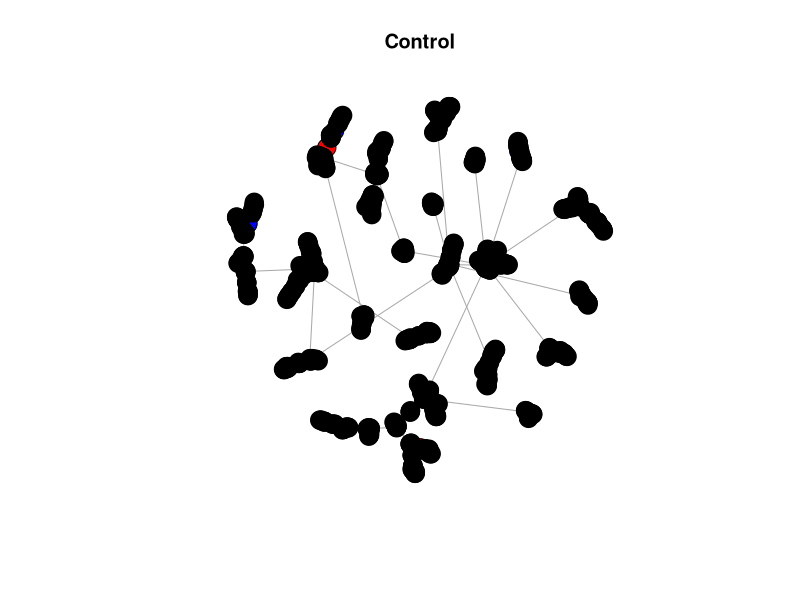
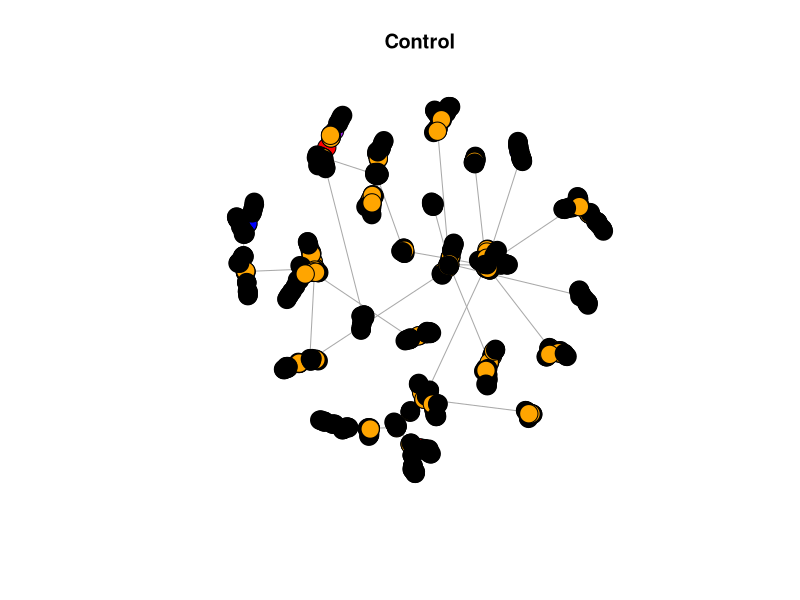
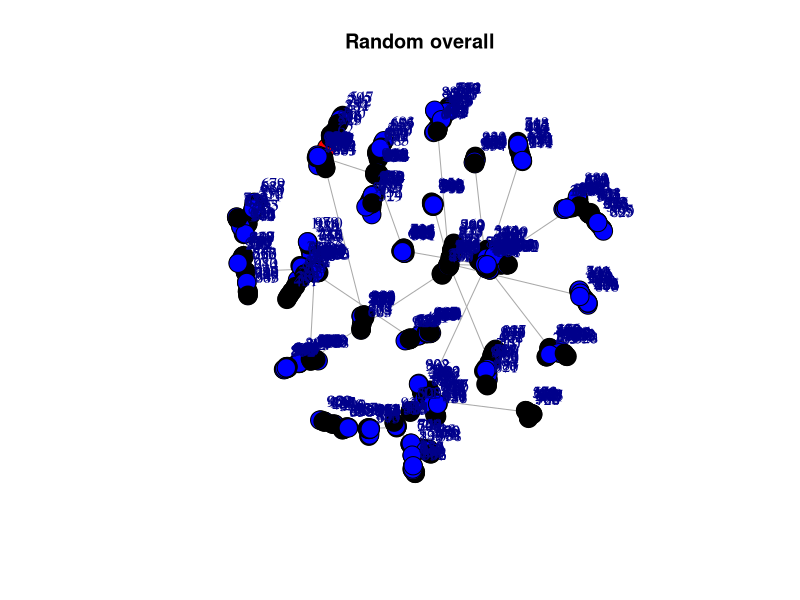
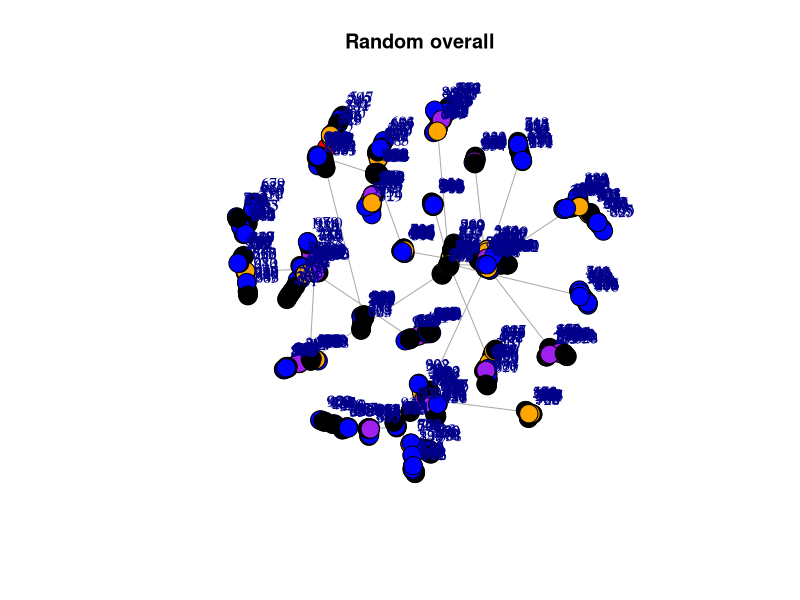
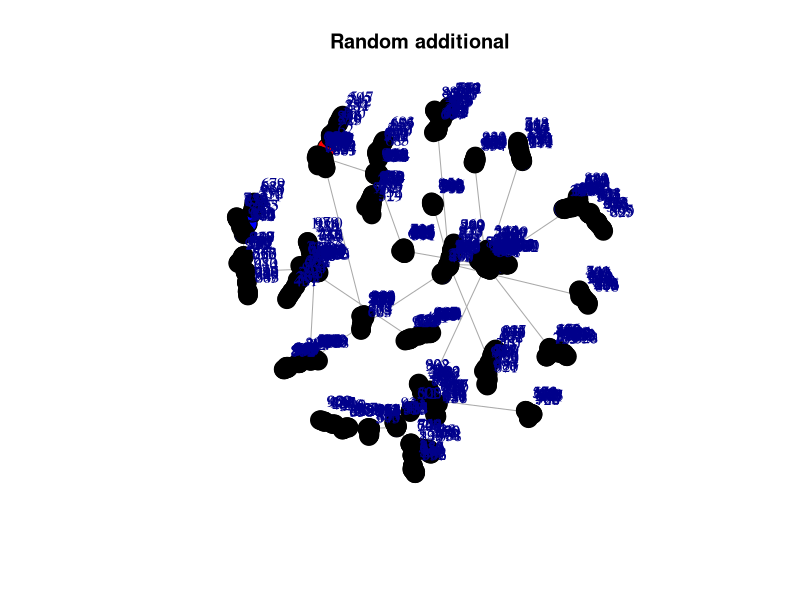
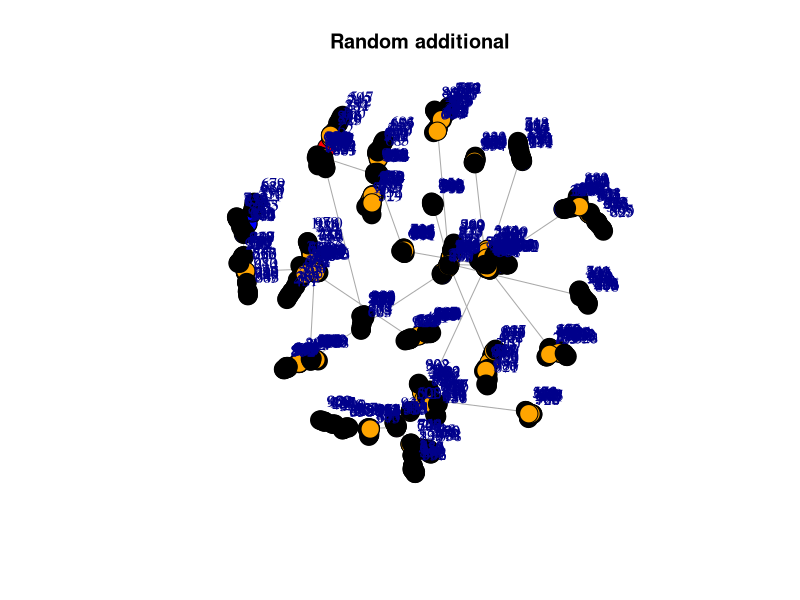
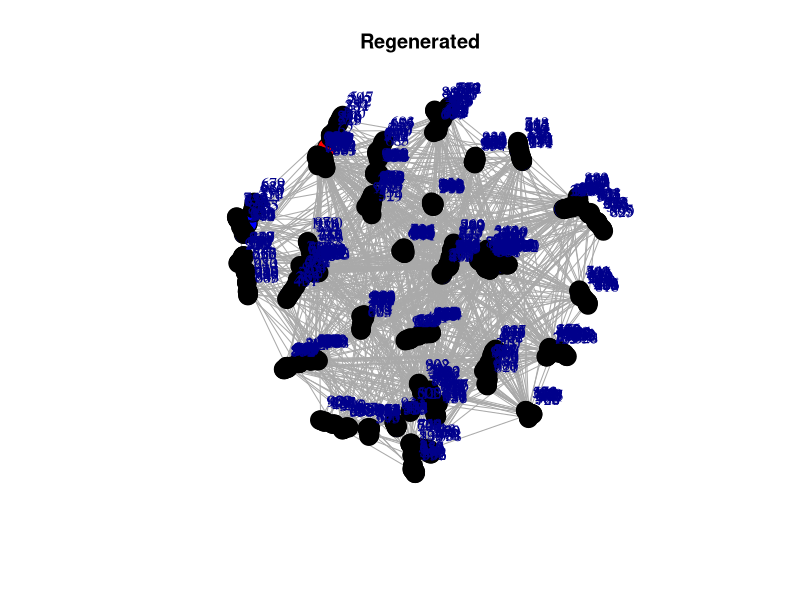
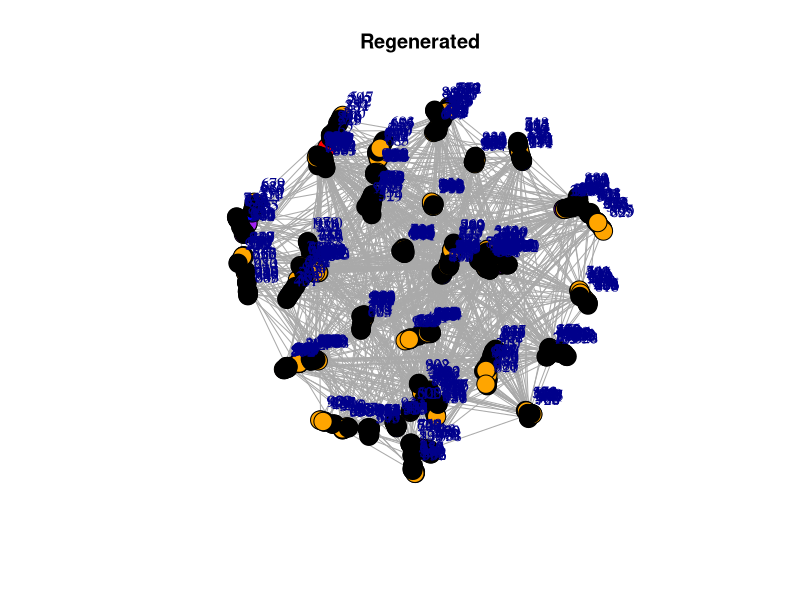

Generate these figures, in order, with R:
## ---- chunk 1
knitr::opts_chunk$set(echo = F)
## ---- chunk 2
require(igraph)
## ---- chunk 3
N <- 1000 #network population/ graph order
model = "BA"
eprob <- 3/N #edge formation probability for ER model
pow <- 1 #preferential attachment power for BA model
nb <- 5 # neighborhood parameter for small-world model
rprob <- 3/N #rewiring probability for small-world model
phiv <- 0.1 # underlying hiv prevalence
PrEP1 <- 0.2 # PrEP assignment coverage in control treatment (a)
PrEP2 <-
  0.4 # PrEP assignment coverage in counterfactual treatment (a*)
#HIV risk by contact and PrEP allocation
p1 <- 0.2 #P(HIV|Contact and -PrEP)
p2 <- 0.1 #P(HIV|Contact and PrEP)
nsim <- 200
plots = T
set.seed(1000)
## ---- chunk 4
g <-
      if (model == "ER") {
        sample_gnp(N, eprob)
      } else if (model == "BA") {
        sample_pa(N, power = pow, directed = FALSE)
      } else if (model == "WS") {
        sample_smallworld(
          dim = 1,
          size = N,
          nei = nb,
          p = rprob
        )
      }
## ---- chunk 5
print(l_hiv_g <- round((gorder(g) * phiv), 0))
print(l_PrEP1_g <- round(((gorder(
  g
) - l_hiv_g) * PrEP1), 0))
print(l_sus_g <- round((gorder(g) - (l_hiv_g + l_PrEP1_g)), 0))
print(vertex_attr(g) <-
  list(color = c(
    rep("red", l_hiv_g),
    rep("blue", l_PrEP1_g),
    rep("black", l_sus_g)
  )))

if (plots) {
  coords = layout_nicely(g)
  plot(
    g,
    vertex.size = 10,
    # vertex.label.cex = 1,
    # vertex.label.dist = 2,
    vertex.label=NA,
    main = "Control",
    layout = coords
  )
}
## ---- chunk 6
   print( inf_contact_g <-
      setdiff(unlist(adjacent_vertices(g, v = V(g)[color == "red"])), V(g)[color ==
                                                                             "red"]))
    #compute P(HIV|PrEP)
    
print(treat_g <- V(g)[V(g)$color == "blue"])

print(    treat_inf_contact_g <-
      V(g)[inf_contact_g][which(V(g)[inf_contact_g]$color == "blue")])
    g <-
      set_vertex_attr(g,
                      name = "color",
                      index = inf_contact_g,
                      value = "orange")
    g <-
      set_vertex_attr(g,
                      name = "color",
                      index = treat_inf_contact_g,
                      value = "purple")
    if (plots) {
      plot(
        g,
        vertex.size = 10,
        vertex.label=NA,
        # vertex.label.cex = 1,
        # vertex.label.dist = 2,
        main = "Control",
        layout = coords
      )
    }
    print(hiv_given_prep_g <-
      ifelse(length(treat_g) != 0, (length(treat_inf_contact_g) * p2) / length(treat_g), 0))
    #Compute P(HIV|-PrEP)
    print(no_treat_g <- V(g)[V(g)$color %in% c("black", "orange")])
    no_treat_inf_contact_g <- V(g)[V(g)$color == "orange"]
    print(hiv_given_no_prep_g <-
      ifelse(length(no_treat_g) != 0, (length(no_treat_inf_contact_g) * p1) /
               length(no_treat_g), 0))
## ---- chunk 7
    #Randomly assign PrEP2% overall (shuffle attributes)
    l_hiv_h <- round((gorder(g) * phiv), 0)
    l_PrEP2_h <- round(((gorder(g) - l_hiv_h) * PrEP2), 0)
    l_sus_h <- round((gorder(g) - (l_hiv_h + l_PrEP2_h)), 0)
    h <-
      set_vertex_attr(g, "color", value = c(rep("red", l_hiv_h), sample(c(
        rep("blue", l_PrEP2_h), rep("black", l_sus_h)
      ))))
    if (plots) {
      plot(
        h,
        vertex.size = 10,
        vertex.label.cex = 1,
        vertex.label.dist = 2,
        main = "Random overall",
        layout = coords
      )
    }
    inf_contact_h <-
      setdiff(unlist(adjacent_vertices(h, v = V(h)[color == "red"])), V(h)[color ==
                                                                             "red"])
    #Compute P(HIV|PrEP)
    treat_h <- V(h)[V(h)$color == "blue"]
    treat_inf_contact_h <-
      V(h)[inf_contact_h][which(V(h)[inf_contact_h]$color == "blue")]
    h <-
      set_vertex_attr(h,
                      name = "color",
                      index = inf_contact_h,
                      value = "orange")
    h <-
      set_vertex_attr(h,
                      name = "color",
                      index = treat_inf_contact_h,
                      value = "purple")
    if (plots) {
      plot(
        h,
        vertex.size = 10,
        vertex.label.cex = 1,
        vertex.label.dist = 2,
        main = "Random overall",
        layout = coords
      )
    }
    print(hiv_given_prep_h <-
      ifelse(length(treat_h) != 0, (length(treat_inf_contact_h) * p2) / length(treat_h), 0))
    #Compute P(HIV|-PrEP)
    no_treat_h <- V(h)[V(h)$color %in% c("black", "orange")]
    no_treat_inf_contact_h <- V(h)[V(h)$color == "orange"]
    print(hiv_given_no_prep_h <-
      ifelse(length(no_treat_h) != 0, (length(no_treat_inf_contact_h) * p1) /
               length(no_treat_h), 0))
## ---- chunk 8
    
    #duplicate network structure, additional PrEP2-PrEP1% treated
    l_hiv_j <- round((gorder(g) * phiv), 0)
    l_PrEP2_j <- round(((gorder(g) - l_hiv_j) * PrEP2), 0)
    l_sus_j <- round((gorder(g) - (l_hiv_j + l_PrEP2_j)), 0)
    j <-
      set_vertex_attr(g, "color", value = c(
        rep("red", l_hiv_j),
        rep("blue", l_PrEP2_j),
        rep("black", l_sus_j)
      ))
    if (plots) {
      plot(
        j,
        vertex.size = 10,
        vertex.label.cex = 1,
        vertex.label.dist = 2,
        main = "Random additional",
        layout = coords
      )
    }
    inf_contact_j <-
      setdiff(unlist(adjacent_vertices(j, v = V(j)[color == "red"])), V(j)[color ==
                                                                             "red"])
    #compute (HIV|PrEP)
    print(treat_j <- V(j)[V(j)$color == "blue"])
    print(treat_inf_contact_j <-
      V(j)[inf_contact_j][which(V(j)[inf_contact_j]$color == "blue")])
    j <-
      set_vertex_attr(j,
                      name = "color",
                      index = inf_contact_j,
                      value = "orange")
    j <-
      set_vertex_attr(j,
                      name = "color",
                      index = treat_inf_contact_j,
                      value = "purple")
    if (plots) {
      plot(
        j,
        vertex.size = 10,
        vertex.label.cex = 1,
        vertex.label.dist = 2,
        main = "Random additional",
        layout = coords
      )
    }
    print(hiv_given_prep_j <-
      ifelse(length(treat_j) != 0, (length(treat_inf_contact_j) * p2) / length(treat_j), 0))
    #Compute P(HIV|-PrEP)
    no_treat_j <- V(j)[V(j)$color %in% c("black", "orange")]
    no_treat_inf_contact_j <- V(j)[V(j)$color == "orange"]
    print(hiv_given_no_prep_j <-
      ifelse(length(no_treat_j) != 0, (length(no_treat_inf_contact_j) * p1) /
               length(no_treat_j), 0))
## ---- chunk 9
    # Regenerated graph
    k <-
      if (model == "ER") {
        sample_gnp(N, eprob)
      } else if (model == "BA") {
        sample_pa(N, power = pow, directed = FALSE)
      } else if (model == "WS") {
        sample_smallworld(
          dim = 1,
          size = N,
          nei = nb,
          p = rprob
        )
      }
    l_hiv_k <- round((gorder(k) * phiv), 0)
    l_PrEP2_k <- round(((gorder(k) - l_hiv_k) * PrEP2), 0)
    l_sus_k <- round((gorder(k) - (l_hiv_k + l_PrEP2_k)), 0)
    vertex_attr(k) <-
      list(color = c(
        rep("red", l_hiv_k),
        rep("blue", l_PrEP2_k),
        rep("black", l_sus_k)
      ))
    if (plots) {
      plot(
        k,
        vertex.size = 10,
        vertex.label.cex = 1,
        vertex.label.dist = 2,
        main = "Regenerated",
        layout = coords
      )
    }
    inf_contact_k <-
      setdiff(unlist(adjacent_vertices(k, v = V(k)[color == "red"])), V(k)[color ==
                                                                             "red"])
    #Compute P(HIV|PrEP)
    treat_k <- V(k)[V(k)$color == "blue"]
    treat_inf_contact_k <-
      V(k)[inf_contact_k][which(V(k)[inf_contact_k]$color == "blue")]
    k <-
      set_vertex_attr(k,
                      name = "color",
                      index = inf_contact_k,
                      value = "orange")
    k <-
      set_vertex_attr(k,
                      name = "color",
                      index = treat_inf_contact_k,
                      value = "purple")
    if (plots) {
      plot(
        k,
        vertex.size = 10,
        vertex.label.cex = 1,
        vertex.label.dist = 2,
        main = "Regenerated",
        layout = coords
      )
    }
  print(hiv_given_prep_k <-
      ifelse(length(treat_k) != 0, (length(treat_inf_contact_k) * p2) / length(treat_k), 0))
    #Compute P(HIV|-PrEP)
    no_treat_k <- V(k)[V(k)$color %in% c("black", "orange")]
    no_treat_inf_contact_k <- V(k)[V(k)$color == "orange"]
    print(hiv_given_no_prep_k <-
      ifelse(length(no_treat_k) != 0, (length(no_treat_inf_contact_k) * p1) /
               length(no_treat_k), 0))
## ---- chunk 10
  # Combine risk estimates
    prep <-
      c(hiv_given_prep_g,
        hiv_given_prep_h,
        hiv_given_prep_j,
        hiv_given_prep_k)
    names(prep) <-
      c("hiv_given_prep_g",
        "hiv_given_prep_h",
        "hiv_given_prep_j",
        "hiv_given_prep_k")
    
    print(prep)
    
    no_prep <-
      c(
        hiv_given_no_prep_g,
        hiv_given_no_prep_h,
        hiv_given_no_prep_j,
        hiv_given_no_prep_k
      )
    names(no_prep) <-
      c(
        "hiv_given_no_prep_g",
        "hiv_given_no_prep_h",
        "hiv_given_no_prep_j",
        "hiv_given_no_prep_k"
      )
    
    print(no_prep)
    
    ef <- prep + no_prep
    names(ef) <- c("control,", "random", "additive", "regenerated")
    
print(ef)
## ---- chunk 11
 #compute causal contrasts
    cc <- as.data.frame(t(ef[-1] - ef[1]))
    names(cc) <- c("random", "additive", "regenerated")
    print(cc)
    
## ---- chunk 12

